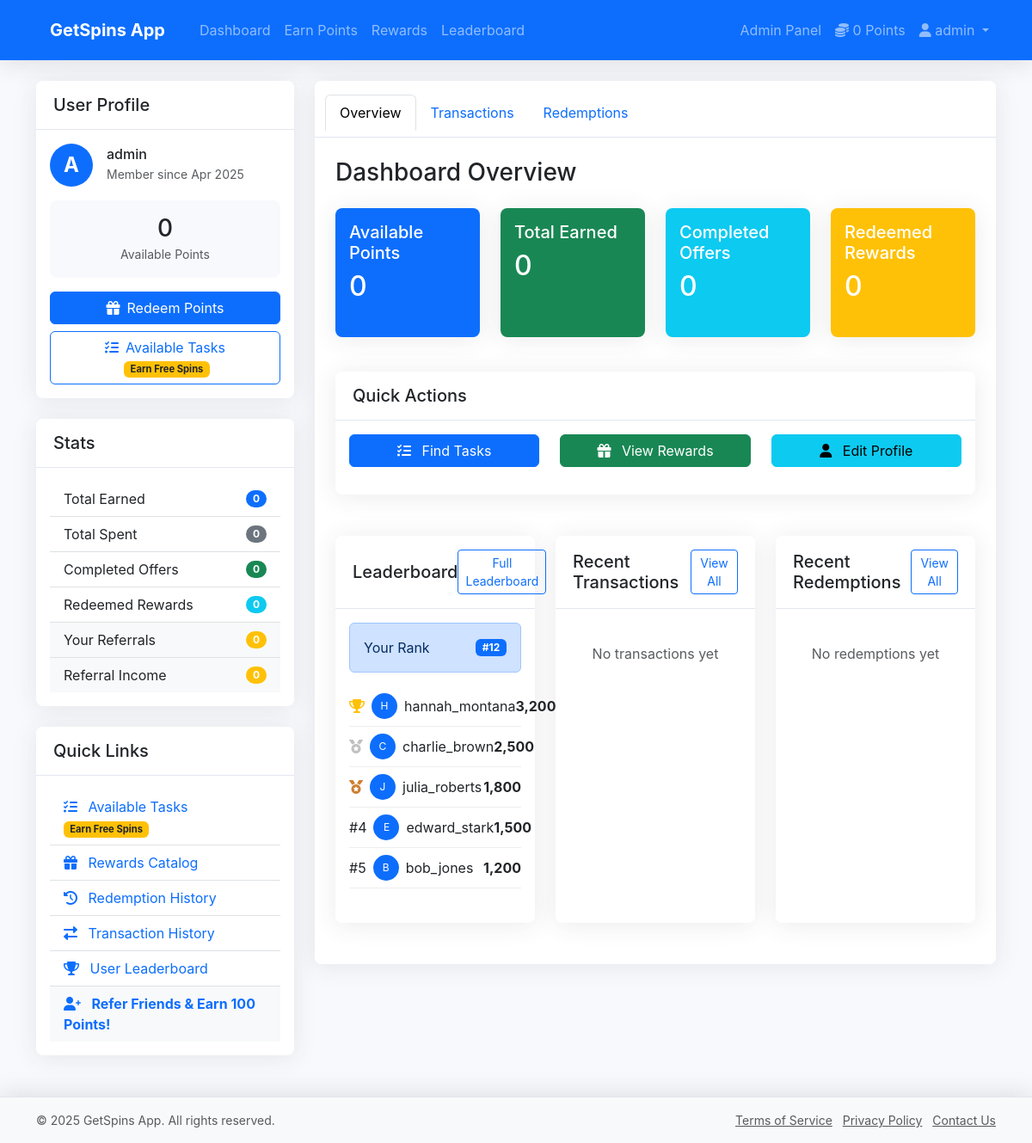
/dashboard.php (signed in), run on the app's committed database.
### tables this page shows
CREATE TABLE settings (setting_key TEXT PRIMARY KEY, setting_value TEXT);

CREATE TABLE users (
            id INTEGER PRIMARY KEY AUTOINCREMENT,
            username TEXT NOT NULL UNIQUE,
            email TEXT NOT NULL UNIQUE,
            password TEXT NOT NULL,
            points INTEGER NOT NULL DEFAULT 0,
            is_admin INTEGER NOT NULL DEFAULT 0,
            created_at TIMESTAMP DEFAULT CURRENT_TIMESTAMP,
            updated_at TIMESTAMP DEFAULT CURRENT_TIMESTAMP
        , referral_code TEXT, referred_by INTEGER, is_blocked INTEGER DEFAULT 0 NOT NULL);

### dashboard.php (the view, shortened to what the rows shown need)
<?php
require_once 'includes/auth.php';
require_once 'includes/functions.php';
$tab = isset($_GET['tab']) ? $_GET['tab'] : 'overview';
include 'includes/header.php';
?>
<div class="dashboard-container">
    <div class="dashboard-sidebar">
        <?php include 'includes/sidebar.php'; ?>
    </div>
    <div class="dashboard-content">
        <div class="card">
            <div class="tab-content" id="dashboardTabContent">
                <div class="tab-pane fade <?php echo $tab === 'overview' ? 'show active' : ''; ?>" id="overview" role="tabpanel" aria-labelledby="overview-tab">
                    <div class="row mb-4">
                        <div class="col-md-6 col-lg-3 mb-3">
                            <div class="card bg-primary text-white h-100">
                                <div class="card-body">
                                    <h5 class="card-title">Available Points</h5>
                                    <h2 class="mb-0"><?php echo formatPoints($current_user['points']); ?></h2>
                                </div>
                            </div>
                        </div>
                        <div class="col-md-6 col-lg-3 mb-3">
                            <div class="card bg-success text-white h-100">
                                <div class="card-body">
                                    <h5 class="card-title">Total Earned</h5>
                                    <h2 class="mb-0"><?php echo formatPoints($stats['total_earned']); ?></h2>
                                </div>
                            </div>
                        </div>
                        <div class="col-md-6 col-lg-3 mb-3">
                            <div class="card bg-info text-white h-100">
                                <div class="card-body">
                                    <h2 class="mb-0"><?php echo $stats['completed_offers']; ?></h2>
                                </div>
                            </div>
                        </div>
                        <div class="col-md-6 col-lg-3 mb-3">
                            <div class="card bg-warning text-white h-100">
                                <div class="card-body">
                                    <h2 class="mb-0"><?php echo $stats['redeemed_rewards']; ?></h2>
                                </div>
                            </div>
                        </div>
                    </div>
                </div>
            </div>
        </div>
    </div>
</div>
<?php include 'includes/footer.php'; ?>

### includes/header.php (shortened to what the rows shown need)
<?php
require_once 'includes/auth.php';
require_once 'includes/functions.php';
require_once 'includes/db.php';
$auth = new Auth();
$current_user = $auth->getUser();
$current_page = basename($_SERVER['PHP_SELF']);
$is_public_page = !$auth->isLoggedIn() || in_array($current_page, ['index.php', 'login.php', 'register.php']);
$app_name = getSetting('app_name', APP_NAME);
$app_logo = getSetting('app_logo', '');
?>
<!DOCTYPE html>
<html lang="en">
<head>
    <link href="https://cdn.jsdelivr.net/npm/bootstrap@5.3.0-alpha1/dist/css/bootstrap.min.css" rel="stylesheet">
    <link href="https://cdnjs.cloudflare.com/ajax/libs/font-awesome/6.0.0/css/all.min.css" rel="stylesheet">
    <link href="assets/css/style.css" rel="stylesheet">
</head>
<body>
    <nav class="navbar navbar-expand-lg navbar-dark bg-primary">
        <div class="container">
            <a class="navbar-brand" href="<?php echo url('index'); ?>">
                <?php if ($is_public_page && !empty($app_logo)): ?>
                <img src="<?php echo $app_logo; ?>" alt="<?php echo htmlspecialchars($app_name); ?>" height="30" class="d-inline-block align-text-top">
                <?php else: ?>
                <?php echo htmlspecialchars($app_name); ?>
                <?php endif; ?>
            </a>
            <div class="collapse navbar-collapse" id="navbarNav">
                <ul class="navbar-nav me-auto">
                </ul>
                <ul class="navbar-nav ms-auto">
                    <?php if ($auth->isLoggedIn()): ?>
                        <?php if ($auth->isAdmin()): ?>
                            <li class="nav-item">
                                <a class="nav-link" href="admin/index.php">Admin Panel</a>
                            </li>
                        <?php endif; ?>
                        <li class="nav-item">
                            <a class="nav-link" href="#">
                                <i class="fas fa-coins"></i> <?php echo formatPoints($current_user['points']); ?> Points
                            </a>
                        </li>
                        <li class="nav-item dropdown">
                            <a class="nav-link dropdown-toggle" href="#" id="navbarDropdown" role="button" data-bs-toggle="dropdown" aria-expanded="false">
                                <i class="fas fa-user"></i> <?php echo htmlspecialchars($current_user['username']); ?>
                            </a>
                        </li>
                    <?php endif; ?>
                </ul>
            </div>
        </div>
    </nav>
    <div class="<?php echo $current_page === 'index.php' && !$auth->isLoggedIn() ? 'full-width-container' : 'container py-4'; ?>"><?php

### includes/sidebar.php (shortened to what the rows shown need)
<?php
require_once 'includes/auth.php';
require_once 'includes/functions.php';
$auth = new Auth();
$current_user = $auth->getUser();
$stats = getUserStats($current_user['id']);
?>
<div class="card mb-4">
    <div class="card-body">
        <div class="d-flex align-items-center mb-3">
            <div class="avatar-placeholder bg-primary text-white rounded-circle me-3">
                <?php echo strtoupper(substr($current_user['username'], 0, 1)); ?>
            </div>
            <div>
                <h6 class="mb-0"><?php echo htmlspecialchars($current_user['username']); ?></h6>
                <small class="text-muted">Member since <?php echo date('M Y', strtotime($current_user['created_at'])); ?></small>
            </div>
        </div>
        <div class="points-display text-center mb-3">
            <h3 class="mb-0"><?php echo formatPoints($current_user['points']); ?></h3>
            <small class="text-muted">Available Points</small>
        </div>
    </div>
</div>
<div class="card mb-4">
    <div class="card-body">
        <ul class="list-group list-group-flush">
            <li class="list-group-item d-flex justify-content-between align-items-center">
                Total Earned
                <span class="badge bg-primary rounded-pill"><?php echo formatPoints($stats['total_earned']); ?></span>
            </li>
            <li class="list-group-item d-flex justify-content-between align-items-center">
                Total Spent
                <span class="badge bg-secondary rounded-pill"><?php echo formatPoints($stats['total_spent']); ?></span>
            </li>
            <li class="list-group-item d-flex justify-content-between align-items-center bg-light">
                Referral Income
                <span class="badge bg-warning rounded-pill"><?php echo formatPoints($stats['referral_income']); ?></span>
            </li>
        </ul>
    </div>
</div>

### data on the page
settings: setting_value "GetSpins App"
users: points "0", username "admin", username "A", created_at "Apr 2025"

### other printed values
$stats['completed_offers'] "0"
$stats['redeemed_rewards'] "0"
$stats['total_referrals'] "0"
$user_rank['rank'] "12"
substr($user['username'], 0, 1) "H"
$user['username'] "hannah_montana"
formatPoints($user['points']) "3,200"
substr($user['username'], 0, 1) "C"
$user['username'] "charlie_brown"
formatPoints($user['points']) "2,500"
substr($user['username'], 0, 1) "J"
$user['username'] "julia_roberts"
formatPoints($user['points']) "1,800"
$user['rank'] "4"
substr($user['username'], 0, 1) "E"
